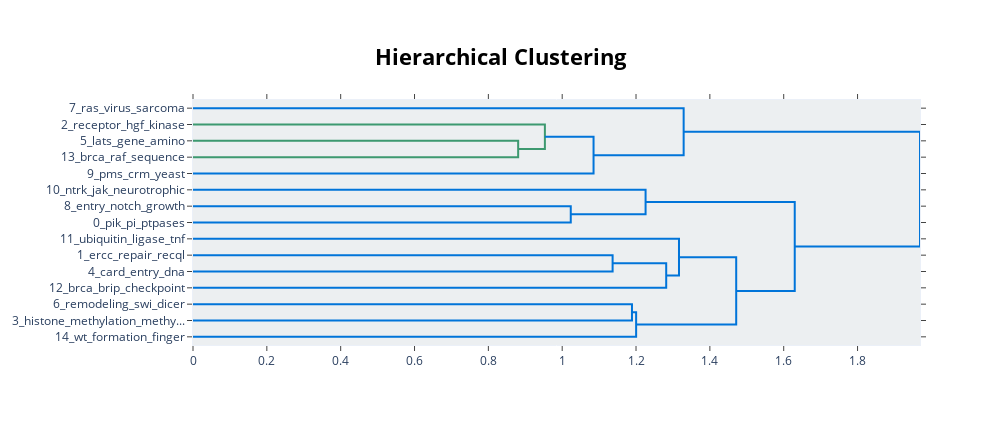

The cell this chart's notebook holds for it:
### Code cell
topic_model.visualize_hierarchy()

### Figure 1 — Plotly figure (JSON) as saved in the notebook; plotly's stock layout.template omitted (floating-point values rounded to 4 significant figures)
{"data": [{"hoverinfo": "text", "marker": {"color": "rgb(61,153,112)"}, "mode": "lines", "type": "scatter", "x": [0, 0.8807, 0.8807, 0], "xaxis": "x", "y": [-25, -25, -35, -35], "yaxis": "y"}, {"hoverinfo": "text", "marker": {"color": "rgb(61,153,112)"}, "mode": "lines", "type": "scatter", "x": [0, 0.9531, 0.9531, 0.8807], "xaxis": "x", "y": [-15, -15, -30, -30], "yaxis": "y"}, {"hoverinfo": "text", "marker": {"color": "rgb(0,116,217)"}, "mode": "lines", "type": "scatter", "x": [0.9531, 1.085, 1.085, 0], "xaxis": "x", "y": [-22.5, -22.5, -45, -45], "yaxis": "y"}, {"hoverinfo": "text", "marker": {"color": "rgb(0,116,217)"}, "mode": "lines", "type": "scatter", "x": [0, 1.329, 1.329, 1.085], "xaxis": "x", "y": [-5, -5, -33.75, -33.75], "yaxis": "y"}, {"hoverinfo": "text", "marker": {"color": "rgb(0,116,217)"}, "mode": "lines", "type": "scatter", "x": [0, 1.023, 1.023, 0], "xaxis": "x", "y": [-65, -65, -75, -75], "yaxis": "y"}, {"hoverinfo": "text", "marker": {"color": "rgb(0,116,217)"}, "mode": "lines", "type": "scatter", "x": [0, 1.226, 1.226, 1.023], "xaxis": "x", "y": [-55, -55, -70, -70], "yaxis": "y"}, {"hoverinfo": "text", "marker": {"color": "rgb(0,116,217)"}, "mode": "lines", "type": "scatter", "x": [0, 1.137, 1.137, 0], "xaxis": "x", "y": [-95, -95, -105, -105], "yaxis": "y"}, {"hoverinfo": "text", "marker": {"color": "rgb(0,116,217)"}, "mode": "lines", "type": "scatter", "x": [1.137, 1.282, 1.282, 0], "xaxis": "x", "y": [-100, -100, -115, -115], "yaxis": "y"}, {"hoverinfo": "text", "marker": {"color": "rgb(0,116,217)"}, "mode": "lines", "type": "scatter", "x": [0, 1.316, 1.316, 1.282], "xaxis": "x", "y": [-85, -85, -107.5, -107.5], "yaxis": "y"}, {"hoverinfo": "text", "marker": {"color": "rgb(0,116,217)"}, "mode": "lines", "type": "scatter", "x": [0, 1.189, 1.189, 0], "xaxis": "x", "y": [-125, -125, -135, -135], "yaxis": "y"}, {"hoverinfo": "text", "marker": {"color": "rgb(0,116,217)"}, "mode": "lines", "type": "scatter", "x": [1.189, 1.2, 1.2, 0], "xaxis": "x", "y": [-130, -130, -145, -145], "yaxis": "y"}, {"hoverinfo": "text", "marker": {"color": "rgb(0,116,217)"}, "mode": "lines", "type": "scatter", "x": [1.316, 1.471, 1.471, 1.2], "xaxis": "x", "y": [-96.25, -96.25, -137.5, -137.5], "yaxis": "y"}, {"hoverinfo": "text", "marker": {"color": "rgb(0,116,217)"}, "mode": "lines", "type": "scatter", "x": [1.226, 1.63, 1.63, 1.471], "xaxis": "x", "y": [-62.5, -62.5, -116.9, -116.9], "yaxis": "y"}, {"hoverinfo": "text", "marker": {"color": "rgb(0,116,217)"}, "mode": "lines", "type": "scatter", "x": [1.329, 1.969, 1.969, 1.63], "xaxis": "x", "y": [-19.38, -19.38, -89.69, -89.69], "yaxis": "y"}], "layout": {"autosize": false, "height": 425, "hoverlabel": {"bgcolor": "white", "font": {"family": "Rockwell", "size": 16}}, "hovermode": "closest", "plot_bgcolor": "#ECEFF1", "showlegend": false, "title": {"font": {"color": "Black", "size": 22}, "text": "<b>Hierarchical Clustering", "x": 0.5, "xanchor": "center", "yanchor": "top"}, "width": 1000, "xaxis": {"mirror": "allticks", "rangemode": "tozero", "showgrid": false, "showline": true, "showticklabels": true, "ticks": "outside", "type": "linear", "zeroline": false}, "yaxis": {"mirror": "allticks", "range": [-150, 0], "rangemode": "tozero", "showgrid": false, "showline": true, "showticklabels": true, "tickmode": "array", "ticks": "outside", "ticktext": ["7_ras_virus_sarcoma", "2_receptor_hgf_kinase", "5_lats_gene_amino", "13_brca_raf_sequence", "9_pms_crm_yeast", "10_ntrk_jak_neurotrophic", "8_entry_notch_growth", "0_pik_pi_ptpases", "11_ubiquitin_ligase_tnf", "1_ercc_repair_recql", "4_card_entry_dna", "12_brca_brip_checkpoint", "6_remodeling_swi_dicer", "3_histone_methylation_methy...", "14_wt_formation_finger"], "tickvals": [-5, -15, -25, -35, -45, -55, -65, -75, -85, -95, -105, -115, -125, -135, -145], "type": "linear", "zeroline": false}}}
